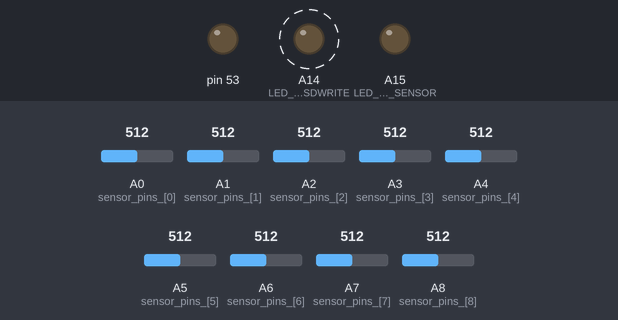
The sketch below on a simulated Arduino Mega 2560, built with avr-gcc and run on an emulated ATmega2560. Shown: output pins drawn as LEDs (lit = HIGH). Dashed ring = blinking. The test bench sets the inputs (shaded band); at power-on: A0 (sensor_pins_[0]) = 512, A1 (sensor_pins_[1]) = 512, A2 (sensor_pins_[2]) = 512, A3 (sensor_pins_[3]) = 512, A4 (sensor_pins_[4]) = 512, A5 (sensor_pins_[5]) = 512, A6 (sensor_pins_[6]) = 512, A7 (sensor_pins_[7]) = 512, A8 (sensor_pins_[8]) = 512. Storage starts empty; what the sketch prints to the serial monitor is not drawn.

Above: at 0.24 s.
Timing chart, 0 to 3.2 s (numbered marks = the images above):
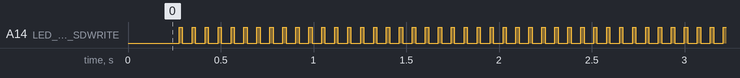

The sketch:

main.ino
```cpp
// (licence header left out)
#include <avr/wdt.h>
#include <SD.h>

// Pins etc.
#define         TOTAL_SENSOR_PINS           9
#define         LED_PIN_SDWRITE             A14
#define         LED_PIN_SENSOR              A15
int sensor_pins_[TOTAL_SENSOR_PINS] = { A0, A1, A2, A3, A4, A5, A6, A7, A8 };

int values_[ TOTAL_SENSOR_PINS ] = {};
int state_[ TOTAL_SENSOR_PINS ] = { };
long count_crossing_ = 0;
int values_sum_ = 0;

bool reboot_ = false;

unsigned long stamp_ = 0;
unsigned dt_ = 2;
unsigned write_dt_ = 2;
char msg_[40];

unsigned long trial_start_time_ = 0;
unsigned long trial_end_time_ = 0;

unsigned long currentTime( )
{
    return millis() - trial_start_time_;
}

// SD card related.
// Filename must not be longer than 8.3.
String prefix_ = "data";
String outfile_ = "data0.txt";

/*-----------------------------------------------------------------------------
 *  WATCH DOG
 *-----------------------------------------------------------------------------*/
/**
 * @brief Interrupt serviving routine.
 *
 * @param _vect
 */
ISR(WDT_vect)
{
    // Handle interuppts here.
    // Nothing to handle.
}

void reset_watchdog( )
{
    if( not reboot_ )
        wdt_reset( );
}


/**
 * @brief Write data line to Serial port.
 *   NOTE: Use python dictionary format. It can't be written at baud rate of
 *   38400 at least.
 * @param data
 * @param timestamp
 */
void write_data_line( )
{
    analogWrite( LED_PIN_SDWRITE, 0 );

    reset_watchdog( );
    char msg[40];
    char *pos = msg;
    unsigned long timestamp = millis() - trial_start_time_;
    pos += sprintf( pos, "%lu,", timestamp);

    int nLow = 0;
    for (size_t i = 0; i < TOTAL_SENSOR_PINS; i++)
    {
        int data = analogRead( sensor_pins_[i] );
        if( data < 5 )
            nLow += 1;
        values_[ i ] = data;
        delay( 5 );
        pos += sprintf( pos, "%d,", data );
    }

    analogWrite( LED_PIN_SENSOR, 200 * nLow );

    // Write to SD card.
    File dataFile = SD.open( outfile_, FILE_WRITE );
    if( dataFile )
    {
        analogWrite( LED_PIN_SDWRITE, 255 );
        dataFile.println( msg );
        dataFile.close( );
    }
    else
        Serial.println( "Could not write to SD card" );

#if 1
    Serial.println(msg);
    Serial.flush( );
#endif
}


// Setup board.
void setup()
{
    Serial.begin( 38400 );

    // setup watchdog. If not reset in 2 seconds, it reboots the system.
    wdt_enable( WDTO_2S );
    wdt_reset();
    stamp_ = 0;

    for (size_t i = 0; i < TOTAL_SENSOR_PINS; i++)
    {
        pinMode( sensor_pins_[i], INPUT );
        values_[ i ] = 0;
        state_[ i ] = 0;
    }

    pinMode( LED_PIN_SENSOR, OUTPUT );
    pinMode( LED_PIN_SDWRITE, OUTPUT );


    /*-----------------------------------------------------------------------------
     *  Setup SD card interface. Following configuration is from
     *  http://MOSIw.bajdi.com/arduino-mega-2560-and-sd-card-modul/
     *  MOSI : 51
     *  MISO : 50
     *  CLK  : 52
     *  CS   : 53
     *-----------------------------------------------------------------------------*/
    Serial.println( "Initializing SD card" );
    pinMode( 53, OUTPUT );
    if( ! SD.begin( 53 ) )
    {
        while( true )
            Serial.println( "Card failed, or not present. " );
    }
    else
        Serial.println( "Card is initialized successfully " );

    // Get a filename
    for (size_t i = 0; i < 9999; i++)
    {
        String filename = prefix_ + String( i ) + ".txt";
        if(SD.exists( filename ))
            Serial.println( "File " + filename + " exists " );
        else
        {
            outfile_ = filename;
            break;
        }
    }
    Serial.println( "Data will be written to " + outfile_ );
    delay( 200 );
}


void loop()
{
    reset_watchdog( );
    write_data_line( );
}
```

Measured:
- by itself, A14 (LED_PIN_SDWRITE): alternates HIGH for 0.02 s and LOW for 0.05 s
